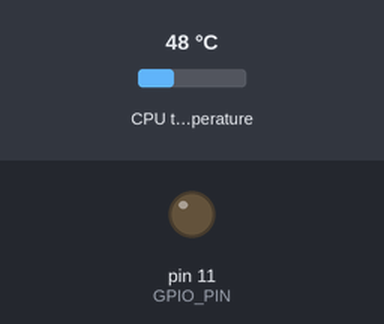
This program was run on a simulated Raspberry Pi (header pin numbers). Parts: output pins drawn as LEDs (lit = HIGH). The inputs (shaded band) are chosen by the test bench; at power-on: CPU temperature 48 °C. The clock reads 2024-03-15 10:24:30 at power-on unless the program sets it; what the program prints to the terminal is not drawn.

Above: at 1.2 s.
1.3 s: CPU temperature set to 63 °C
6.3 s: CPU temperature set to 66 °C
At 10.4 s:
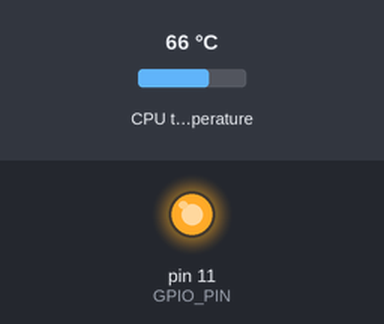
11.5 s: CPU temperature set to 52 °C
16.5 s: CPU temperature set to 49 °C
At 20.5 s:
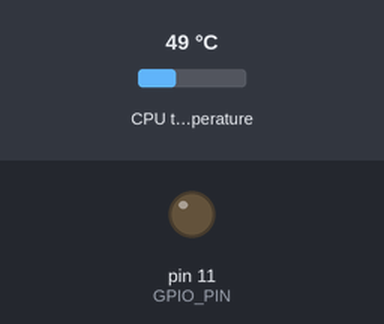
21.6 s: CPU temperature set to 71 °C
At 26.1 s:
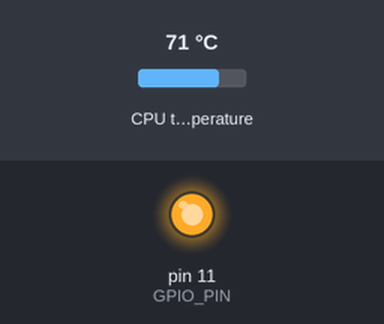
Timing chart, 0 to 27.6 s (numbered marks = the images above; inputs shaded):
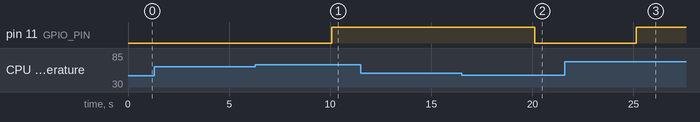

Measured:
- the behaviour switches between 64 and 65 °C on CPU temperature (found by bisection; images 0 and 1)
- the behaviour switches between 51 and 50 °C on CPU temperature (found by bisection; images 1 and 2)
- after the input at 1.3 s, every drawn part: stays the same
- after the input at 6.3 s, pin 11 (GPIO_PIN): LOW → HIGH after 3.8 s
- after the input at 11.5 s, every drawn part: stays the same
- after the input at 16.5 s, pin 11 (GPIO_PIN): HIGH → LOW after 3.6 s
- after the input at 21.6 s, pin 11 (GPIO_PIN): LOW → HIGH after 3.5 s

The program:

temp.py
```python
#!/usr/bin/env python3
import RPi.GPIO as GPIO
import time
import re
import subprocess
from datetime import datetime  # Format Example: %d/%m/%Y-%I:%M:%S (%p)

# Version Control
LATEST_VERSION = " 3.3.6 (22/12/2023)"

# CONFIG Values
GPIO_PIN = 11  # Which GPIO Pin will be used
TEMP_MAX = 65  # Treshold for enabling fan
TEMP_LOW = 50  # Treshold for disabling fan
SLEEP_INTERVAL = 5  # (Value in seconds)
STARTDATE = datetime.now().strftime("%d/%m/%Y %I:%M:%S (%p)")
TEMP_DEBUG = subprocess.getstatusoutput(
    'vcgencmd measure_temp')  # Get Temperature

# GPIO
# BOARD / BCM - Board -> Pin Number, BCM - GPIO Number
GPIO.setmode(GPIO.BOARD)
GPIO.setup(GPIO_PIN, GPIO.OUT)

# Fetches temperature
def check_CPU_temp():
    err, msg = subprocess.getstatusoutput('vcgencmd measure_temp')
    if not err:
        m = re.search(r'-?\d\.?\d*', msg)   # a solution with a regex
        try:
            tempstring = float(m.group())
        except ValueError:  # catch only error needed
            pass
    return tempstring, msg


print("\n\n**SCRIPT STARTED**\n")
print("********************************************************************************")
print("[DEBUG] Latest Version:", LATEST_VERSION)
print("[DEBUG] Current Temperature:", TEMP_DEBUG)
print("[DEBUG] Max. Temperature Treshold:", TEMP_MAX, "°C")
print("[DEBUG] Min. Temperature Treshold:", TEMP_LOW, "°C")
print("[DEBUG] GPIO used pin:", GPIO_PIN)
print("[DEBUG] Start Date:", STARTDATE)
print("********************************************************************************\n")

if __name__ == '__main__':
    if TEMP_LOW >= TEMP_MAX:
        raise RuntimeError(
            "Error! Tempmax is lower than Templow (", TEMP_MAX, "<", TEMP_LOW, ")\n\n")
    elif TEMP_MAX > TEMP_LOW:
        print("[DEBUG-CHECK] [SUCCESS] Tempmax is higher than Templow (",
              TEMP_MAX, "°C >", TEMP_LOW, "°C) -> Continuing \n\n")

    # Toggling Fan Check
    while True:
        # Vars
        tempstring, msg = check_CPU_temp()
        CPU_TEMP = tempstring
        date = datetime.now().strftime("[%d/%m/%Y-%I:%M:%S (%p)]")

        if CPU_TEMP >= TEMP_MAX:
            print(date, "Warning! The temperature is above", TEMP_MAX,
                  "(Max. temperature) - **FAN ENABLED**")
            print("[DEBUG] Current Temperature:", CPU_TEMP, "°C\n")
            GPIO.output(GPIO_PIN, GPIO.HIGH)

        if CPU_TEMP <= TEMP_LOW:
            print(date, "The temperature is below", TEMP_LOW,
                  "(Min. temperature) - **FAN DISABLED**")
            print("[DEBUG] Current Temperature:", CPU_TEMP, "°C\n")
            GPIO.output(GPIO_PIN, GPIO.LOW)

        if CPU_TEMP > TEMP_LOW or CPU_TEMP < TEMP_MAX:
            print(date, "Temperature is between", TEMP_LOW,
                  "°C (Min. temperature) and", TEMP_MAX, "°C (Max. temperature) - **Fan will not be toggled**")
            print("[DEBUG] Current Temperature:", CPU_TEMP, "°C\n")

        time.sleep(SLEEP_INTERVAL)

GPIO.cleanup()      # Cleanup pins to prevent error
```
